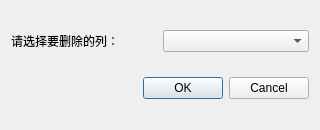
<?xml version="1.0" encoding="UTF-8"?>
<ui version="4.0">
 <class>Dialog_delete_column</class>
 <widget class="QDialog" name="Dialog_delete_column">
  <property name="windowModality">
   <enum>Qt::ApplicationModal</enum>
  </property>
  <property name="geometry">
   <rect>
    <x>0</x>
    <y>0</y>
    <width>320</width>
    <height>130</height>
   </rect>
  </property>
  <property name="font">
   <font>
    <family>Microsoft YaHei UI</family>
   </font>
  </property>
  <property name="windowTitle">
   <string>删除列</string>
  </property>
  <layout class="QVBoxLayout" name="verticalLayout">
   <item>
    <layout class="QHBoxLayout" name="horizontalLayout">
     <item>
      <widget class="QLabel" name="label">
       <property name="text">
        <string>请选择要删除的列：</string>
       </property>
      </widget>
     </item>
     <item>
      <widget class="QComboBox" name="comboBox"/>
     </item>
    </layout>
   </item>
   <item>
    <widget class="QDialogButtonBox" name="buttonBox">
     <property name="orientation">
      <enum>Qt::Horizontal</enum>
     </property>
     <property name="standardButtons">
      <set>QDialogButtonBox::Cancel|QDialogButtonBox::Ok</set>
     </property>
    </widget>
   </item>
  </layout>
 </widget>
 <resources/>
 <connections>
  <connection>
   <sender>buttonBox</sender>
   <signal>accepted()</signal>
   <receiver>Dialog_delete_column</receiver>
   <slot>accept()</slot>
   <hints>
    <hint type="sourcelabel">
     <x>248</x>
     <y>254</y>
    </hint>
    <hint type="destinationlabel">
     <x>157</x>
     <y>274</y>
    </hint>
   </hints>
  </connection>
  <connection>
   <sender>buttonBox</sender>
   <signal>rejected()</signal>
   <receiver>Dialog_delete_column</receiver>
   <slot>reject()</slot>
   <hints>
    <hint type="sourcelabel">
     <x>316</x>
     <y>260</y>
    </hint>
    <hint type="destinationlabel">
     <x>286</x>
     <y>274</y>
    </hint>
   </hints>
  </connection>
 </connections>
</ui>
